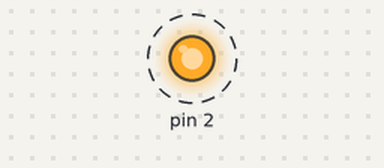
The sketch below on a simulated Arduino Uno, built with avr-gcc and run on an emulated ATmega328P. On the bench: output pins drawn as LEDs (lit = HIGH). Dashed ring = blinking.

Above: at 0.05 s.
Timing chart, 0 to 3.0 s (numbered marks = the images above):
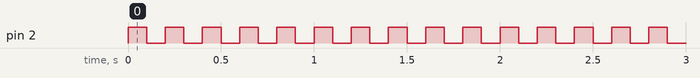

The sketch:

SE_exercicios_de_laboratorio_21_receiver.ino
```cpp
/*********************************************************************/
/*
* SPI Receiver
 */
volatile int blinkRate=100; // blink rate stored in this variable

void setup()
{
  DDRD = 1 << DDD2;  // Set PD2/D2 as an output (write a ‘1’ on the correct position of DDRD)
  SPI_SlaveInit(); // Initialize SPI
  asm("SEI"); //enable global interrupt
}

void loop()
{
  PORTD = 1 << PORTD2; // Set PD2/D2 to High (write a ‘1’ on the correct position of PORTD)
  delay(blinkRate); // delay depends on blink rate value
  PORTD = 0 << PORTD2; // Set PD2/D2 to Low (write a ‘0’ on the correct position of PORTD)
  delay(blinkRate); // delay depends on blink rate value
}

//****************************************************
//SPI_SlaveInit: initializes spi system
//****************************************************
void SPI_SlaveInit (void)
{
  DDRB = 1 << DDB4;  /* Set MISO as output */
  SPCR = (1<<SPIE)|(1<<SPE)|(0<<DORD)|(0<<MSTR)|(0<<CPOL)|(0<<CPHA)|(0<<SPR1) |(1<<SPR0); // Enable SPI interrupt,  Enable SPI, DORD set to 0, set as Slave, CPOL set to 0,CPHA set to 0, SPI Clock Rate not required for slave
}

//****************************************************
//spi_read: Used by SPI slave to receive data byte (using interrupts)
//****************************************************
ISR(SPI_STC_vect)  // include the name of the interrupt vector (SPI Serial Transfer Complete) – ver tabela de interrupções nos slides da aula prática 3.
{
    char c = SPDR;

    if( isDigit(c) ) // is this an ascii digit between 0 and 9?
    {
      blinkRate = (c - '0'); // ASCII value converted to numeric value
      blinkRate = blinkRate * 100; // actual rate is 100ms times received digit
    }
}
```

Measured:
- by itself, pin 2: alternates HIGH for 0.10 s and LOW for 0.10 s
